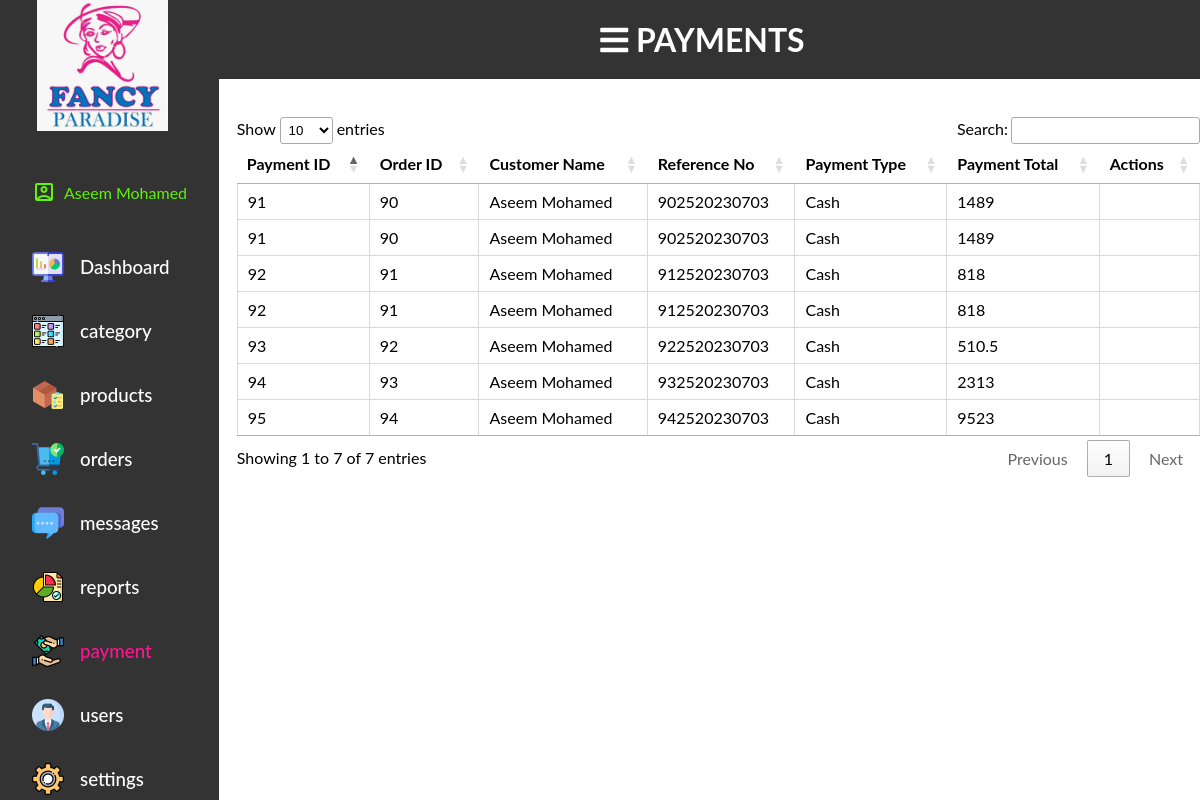
The app's page /fancy_paradise/adminpanel/view/payment.php (signed in) with its own data.
### tables this page shows
CREATE TABLE `tbl_module_role` (
  `module_id` int(11) NOT NULL,
  `role_id` int(11) NOT NULL
);

CREATE TABLE `tbl_module` (
  `module_id` int(11) NOT NULL,
  `name` varchar(50) NOT NULL,
  `image` text NOT NULL
);

CREATE TABLE `tbl_order` (
  `order_id` int(10) UNSIGNED NOT NULL,
  `session_id` text NOT NULL,
  `customer_id` int(11) NOT NULL,
  `order_type` varchar(200) NOT NULL,
  `order_pay_type` varchar(200) NOT NULL,
  `order_total` double(10,2) NOT NULL,
  `order_datetime` datetime NOT NULL,
  `order_status` varchar(50) NOT NULL,
  `performed_by` int(11) DEFAULT NULL,
  `delivery_address` text NOT NULL,
  `city_id` int(11) NOT NULL,
  `city_payment` double NOT NULL
);

CREATE TABLE `tbl_payment` (
  `payment_id` int(11) NOT NULL,
  `order_id` int(11) NOT NULL,
  `reference_no` text NOT NULL,
  `payment_type` varchar(200) NOT NULL,
  `payment_total` double NOT NULL
);

CREATE TABLE `tbl_customer` (
  `customer_id` int(11) NOT NULL,
  `title` varchar(20) NOT NULL,
  `first_name` varchar(100) NOT NULL,
  `last_name` varchar(100) NOT NULL,
  `address` text NOT NULL,
  `telephone_no` varchar(20) NOT NULL,
  `email` varchar(100) NOT NULL,
  `status` varchar(20) NOT NULL,
  `added_datetime` datetime NOT NULL
);

### fancy_paradise/adminpanel/view/payment.php (the view, shortened to what this page needs)
<?php
    include "index.php";
?>
<main>
    <h1 class="sticky"><i class="fa fa-bars" aria-hidden="true"></i> PAYMENTS</h1>
    <br><br>
    <?php
    $sql="SELECT * FROM tbl_order o, tbl_customer c, tbl_ordertracking ot, tbl_payment p WHERE o.customer_id=c.customer_id AND o.order_id=ot.ordertracking_order_id AND o.order_id=p.order_id";
    $res = mysqli_query($conn, $sql);
    ?>
    <table class="payment-table hover payment-colomn cell-border payment-display">
        <thead>
            <tr>
                <th>Payment ID</th>
                <th>Order ID</th>
                <th>Customer Name</th>
                <th>Reference No</th>
                <th>Payment Type</th>
                <th>Payment Total</th>
                <th>Actions</th>
            </tr>
        </thead>
        <tbody>
            <?php
            while ($row = mysqli_fetch_assoc($res)) {
                $payment_id = $row['payment_id'];
                $order_id = $row['order_id'];
                $customer_name = $row['first_name']. ' ' . $row['last_name'];
                $reference_no = $row['reference_no'];
                $payment_type = $row['payment_type'];
                $payment_total = $row['payment_total'];
            ?>
                <tr data-status="<?php echo strtolower($payment_status); ?>">
                    <td><?php echo $payment_id; ?></td>
                    <td><?php echo $order_id; ?></td>
                    <td><?php echo $customer_name; ?></td>
                    <td><?php echo $reference_no; ?></td>
                    <td><?php echo $payment_type; ?></td>
                    <td><?php echo $payment_total; ?></td>
                    <td></td>
                </tr>
            <?php } ?>
        </tbody>
    </table>
</main>
</body>
</html>

### fancy_paradise/adminpanel/view/index.php (shortened to what this page needs)
<?php
include('../model/connection.php');
$roleId = $_SESSION['role_id'];
$sql = "SELECT m.module_id, m.name, mr.role_id
          FROM tbl_module_role AS mr
          INNER JOIN tbl_module AS m ON mr.module_id = m.module_id
          WHERE mr.role_id = $roleId";
$res = mysqli_query($conn, $sql);
$modules = mysqli_fetch_all($res, MYSQLI_ASSOC);
?>
<!DOCTYPE html>
<html>
<head>
	<link rel="stylesheet" href="https://pro.fontawesome.com/releases/v5.10.0/css/all.css">
	<link rel="stylesheet" href="../view/css/index.css">
	<link rel="stylesheet" type="text/css" href="https://cdn.datatables.net/1.11.4/css/jquery.dataTables.css">
	<link rel="stylesheet" type="text/css" href="https://cdn.datatables.net/v/dt/dt-1.12.1/b-2.2.3/b-html5-2.2.3/date-1.1.2/r-2.3.0/datatables.min.css"/>
	<link rel="stylesheet" type="text/css" href="https://cdn.datatables.net/tabletools/2.2.4/css/dataTables.tableTools.css">
	<link href="https://cdnjs.cloudflare.com/ajax/libs/select2/4.0.13/css/select2.min.css" rel="stylesheet" />
</head>
<body>
	<div class="container">
		<aside>
			<div class="top">
				<div class="navigation" id="navigation">
					<a class="dashlogo" href="dashboard.php">
					<img src="assets/logo.jpg" alt="Logo" width="131" height="131">
					</a>
					<div class="user-info">
					<span class="material-icons-outlined">account_box</span>
						<?php echo $_SESSION['firstname']; ?>
						<?php echo $_SESSION['lastname']; ?>
					</div>
					<a class="btn" href="dashboard.php">
					<img src="assets/Module_images/dashboard.png" width="32" height="32">
					<h3>Dashboard</h3>
					</a>
					<?php foreach ($modules as $module) : ?>
						<?php
						$moduleSql = "SELECT image FROM tbl_module WHERE module_id = " . $module['module_id'];
						$moduleRes = mysqli_query($conn, $moduleSql);
						$moduleRow = mysqli_fetch_assoc($moduleRes);
						$module_image = $moduleRow['image'];
						?>
						<a class="btn" href="<?php echo $module['name'] . '.php'; ?>">
							<img src="<?php echo SITEURL; ?>adminpanel/view/assets/Module_images/<?php echo $module_image; ?>" alt="<?php echo $module_image; ?>" width="32" height="32">
							<h3><?php echo $module['name']; ?></h3>
						</a>
					<?php endforeach; ?>
				</div>
			</div>
		</aside>

### fancy_paradise/adminpanel/view/css/index.css (style rules this page uses)
* { margin: 0; padding: 0; list-style: none; text-decoration: none; box-sizing: border-box; }
body { width: 100%; font-family: "Lato", sans-serif; user-select: none; overflow-x: hidden; }
.container { display: grid; width: 100%; grid-template-columns: 12.8rem auto; }
aside .navigation { margin: 0; padding: 0; height: 100%; position: fixed; background-color: #333; overflow: auto; }
aside h3 { font-weight: 500; }
.dashlogo { margin: 2.3rem; align-items: center; position: relative; transition: all 300ms ease; }
.btn { color: white; display: flex; margin: 2rem; gap: 1rem; align-items: center; position: relative; height: 2rem; transition: all 300ms ease; flex-direction: row; }
.active { color: deeppink; }
.user-info { color: rgb(96, 241, 12); display: flex; margin: 2rem; gap: 0.5rem; align-items: center; position: relative; height: 3.3rem; }

### records on screen
tbl_module_role: module.image (picture), module.name "category"
tbl_module_role: module.image (picture), module.name "products"
tbl_module_role: module.image (picture), module.name "orders"
tbl_module_role: module.image (picture), module.name "messages"
tbl_module_role: module.image (picture), module.name "reports"
tbl_module_role: module.image (picture), module.name "payment"
tbl_module_role: module.image (picture), module.name "users"
tbl_module_role: module.image (picture), module.name "settings"
tbl_order: tbl_payment.payment_id "91", tbl_payment.order_id "90", customer.last_name "Aseem Mohamed", tbl_payment.reference_no "902520230703", tbl_payment.payment_type "Cash", tbl_payment.payment_total "1489"
tbl_order: tbl_payment.payment_id "92", tbl_payment.order_id "91", customer.last_name "Aseem Mohamed", tbl_payment.reference_no "912520230703", tbl_payment.payment_type "Cash", tbl_payment.payment_total "818"
tbl_order: tbl_payment.payment_id "93", tbl_payment.order_id "92", customer.last_name "Aseem Mohamed", tbl_payment.reference_no "922520230703", tbl_payment.payment_type "Cash", tbl_payment.payment_total "510.5"
tbl_order: tbl_payment.payment_id "94", tbl_payment.order_id "93", customer.last_name "Aseem Mohamed", tbl_payment.reference_no "932520230703", tbl_payment.payment_type "Cash", tbl_payment.payment_total "2313"
tbl_order: tbl_payment.payment_id "95", tbl_payment.order_id "94", customer.last_name "Aseem Mohamed", tbl_payment.reference_no "942520230703", tbl_payment.payment_type "Cash", tbl_payment.payment_total "9523"

### other values on screen
$_SESSION['firstname'] "Aseem"
$_SESSION['lastname'] "Mohamed"
